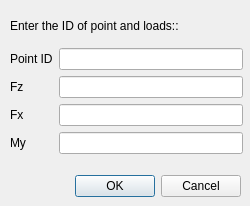
<?xml version="1.0" encoding="UTF-8"?>
<ui version="4.0">
 <class>AddPointAppliedForce</class>
 <widget class="QDialog" name="AddPointAppliedForce">
  <property name="geometry">
   <rect>
    <x>0</x>
    <y>0</y>
    <width>250</width>
    <height>206</height>
   </rect>
  </property>
  <property name="windowTitle">
   <string>Add Nodal Load</string>
  </property>
  <widget class="QDialogButtonBox" name="buttonBox">
   <property name="geometry">
    <rect>
     <x>70</x>
     <y>170</y>
     <width>171</width>
     <height>32</height>
    </rect>
   </property>
   <property name="orientation">
    <enum>Qt::Horizontal</enum>
   </property>
   <property name="standardButtons">
    <set>QDialogButtonBox::Cancel|QDialogButtonBox::Ok</set>
   </property>
  </widget>
  <widget class="QWidget" name="verticalLayoutWidget">
   <property name="geometry">
    <rect>
     <x>10</x>
     <y>10</y>
     <width>233</width>
     <height>144</height>
    </rect>
   </property>
   <layout class="QVBoxLayout" name="verticalLayout">
    <item>
     <widget class="QLabel" name="label_3">
      <property name="text">
       <string>Enter the ID of point and loads::</string>
      </property>
     </widget>
    </item>
    <item>
     <layout class="QGridLayout" name="gridLayout">
      <item row="2" column="1">
       <widget class="QLineEdit" name="FxLineEdit"/>
      </item>
      <item row="1" column="1">
       <widget class="QLineEdit" name="FzLineEdit">
        <property name="text">
         <string/>
        </property>
       </widget>
      </item>
      <item row="0" column="0">
       <widget class="QLabel" name="label">
        <property name="text">
         <string>Point ID</string>
        </property>
       </widget>
      </item>
      <item row="0" column="1">
       <widget class="QLineEdit" name="pointIdLoadLineEdit">
        <property name="text">
         <string/>
        </property>
       </widget>
      </item>
      <item row="1" column="0">
       <widget class="QLabel" name="label_2">
        <property name="text">
         <string>Fz</string>
        </property>
       </widget>
      </item>
      <item row="3" column="1">
       <widget class="QLineEdit" name="MyLineEdit"/>
      </item>
      <item row="2" column="0">
       <widget class="QLabel" name="label_4">
        <property name="text">
         <string>Fx</string>
        </property>
       </widget>
      </item>
      <item row="3" column="0">
       <widget class="QLabel" name="label_5">
        <property name="text">
         <string>My</string>
        </property>
       </widget>
      </item>
     </layout>
    </item>
   </layout>
  </widget>
 </widget>
 <resources/>
 <connections>
  <connection>
   <sender>buttonBox</sender>
   <signal>accepted()</signal>
   <receiver>AddPointAppliedForce</receiver>
   <slot>accept()</slot>
   <hints>
    <hint type="sourcelabel">
     <x>248</x>
     <y>254</y>
    </hint>
    <hint type="destinationlabel">
     <x>157</x>
     <y>274</y>
    </hint>
   </hints>
  </connection>
  <connection>
   <sender>buttonBox</sender>
   <signal>rejected()</signal>
   <receiver>AddPointAppliedForce</receiver>
   <slot>reject()</slot>
   <hints>
    <hint type="sourcelabel">
     <x>316</x>
     <y>260</y>
    </hint>
    <hint type="destinationlabel">
     <x>286</x>
     <y>274</y>
    </hint>
   </hints>
  </connection>
 </connections>
</ui>
